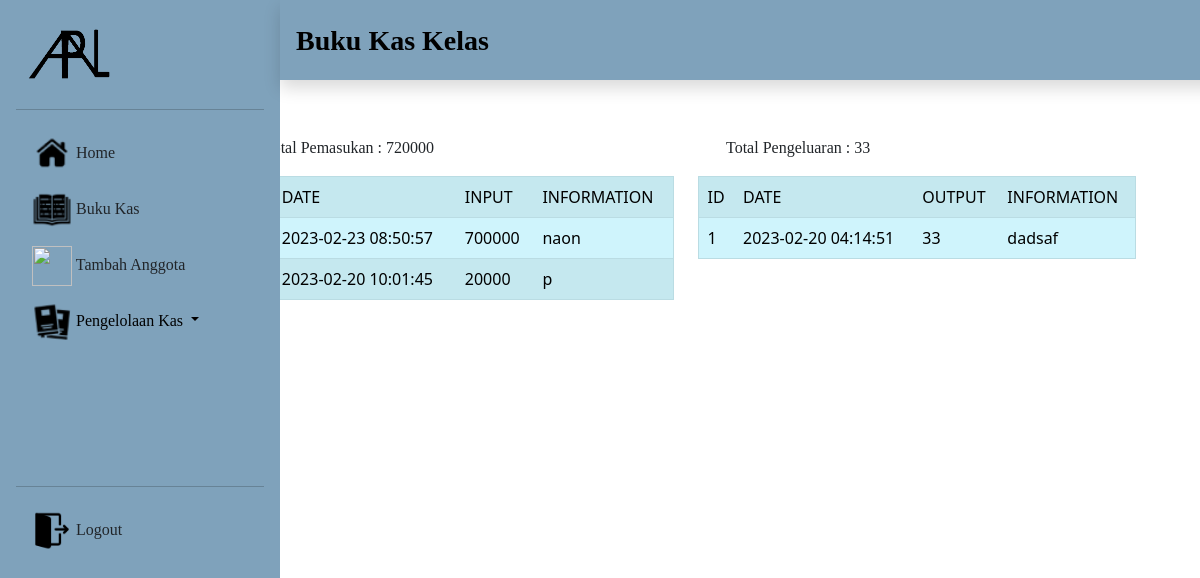
/admin/index.php?page=data, run on the app's committed database.
### tables this page shows
CREATE TABLE `tb_input` (
  `Id` int(11) NOT NULL,
  `Name` varchar(45) NOT NULL,
  `Date` datetime NOT NULL DEFAULT current_timestamp() ON UPDATE current_timestamp(),
  `Saldo` double NOT NULL,
  `Information` text NOT NULL
);

CREATE TABLE `tb_output` (
  `Id` int(11) NOT NULL,
  `Date` datetime NOT NULL,
  `Saldo` double NOT NULL,
  `Information` text NOT NULL
);

### admin/buku.php (the view, shortened to what this page needs)
<?php
include "isi.php";
include "../koneksi.php";
?>
<link rel="stylesheet" href="../style.css" type="text/css">
        <div class="row">
            <div class="col-6">
            <?php
        $result = mysqli_query($conn, 'SELECT SUM(Saldo) AS Saldo FROM tb_input');
        $row = mysqli_fetch_assoc($result);
        $sum = $row['Saldo'];
    ?><br><br>
     <p class="m-3 ps-5" style="font-family:'Gill Sans';">Total Pemasukan : <?php echo $sum ?></p>
            <table border=1; class="table table-info table-striped offset-1" >
            <tr>
                <td>ID</td>
                <td>DATE</td>
                <td>INPUT</td>
                <td>INFORMATION</td>
            </tr>
            <?php
            $sql = "SELECT * FROM tb_input ORDER BY Id DESC";
            $result = $conn->query($sql);
            $data = 1;
            while ($row=$result->fetch_assoc()) {
             ?>
                <tr>
                    <td><?php echo $data++?></td>
                    <td><?php echo $row["Date"]?></td>
                    <td><?php echo $row["Saldo"]?></td>
                    <td><?php echo $row["Information"]?></td>
                </tr>
                    <?php
                        }
                ?>
            </table>
            </div>
            <div class="col-6">
            <?php
        $result = mysqli_query($conn, 'SELECT SUM(Saldo) AS Saldo FROM tb_output');
        $row = mysqli_fetch_assoc($result);
        $sum = $row['Saldo'];
    ?><br><br>
     <p class="m-3 ps-5" style="font-family:'Gill Sans';">Total Pengeluaran : <?php echo $sum ?></p>
            <table border=1; class="table table-info table-striped offset-1" >
            <tr>
                <td>ID</td>
                <td>DATE</td>
                <td>OUTPUT</td>
                <td>INFORMATION</td>
            </tr>
            <?php
            $sql = "SELECT * FROM tb_output";
            $result = $conn->query($sql);
            $data = 1;
            while ($row=$result->fetch_assoc()) {
             ?>
                <tr>
                    <td><?php echo $data++?></td>
                    <td><?php echo $row["Date"]?></td>
                    <td><?php echo $row["Saldo"]?></td>
                    <td><?php echo $row["Information"]?></td>
                </tr>
                    <?php
                        }
                ?>
            </table>
            </div>
        </div>
<?php
include "../footer.php";
?>

### style.css (style rules this page uses)
div p { font-family:Verdana, Geneva, Tahoma, sans-serif ; }

### data on the page
tb_input: Date "2023-02-23 08:50:57", Saldo "700000", Information "naon"
tb_input: Date "2023-02-20 10:01:45", Saldo "20000", Information "p"
tb_output: Date "2023-02-20 04:14:51", Saldo "33", Information "dadsaf"

### other printed values
$sum "720000"
$sum "33"
